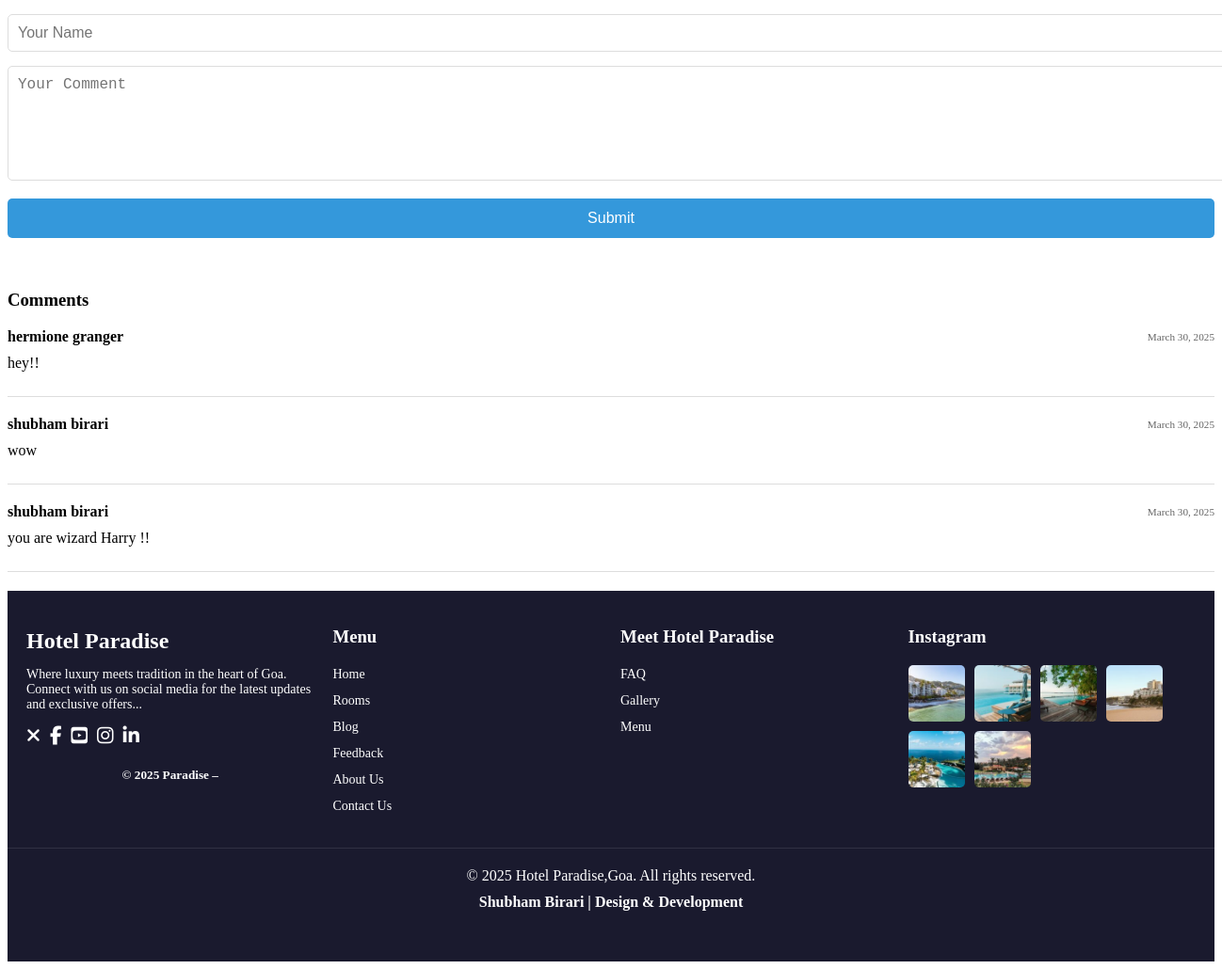
The page /blog/8/ (lower part) on the database as committed earlier.
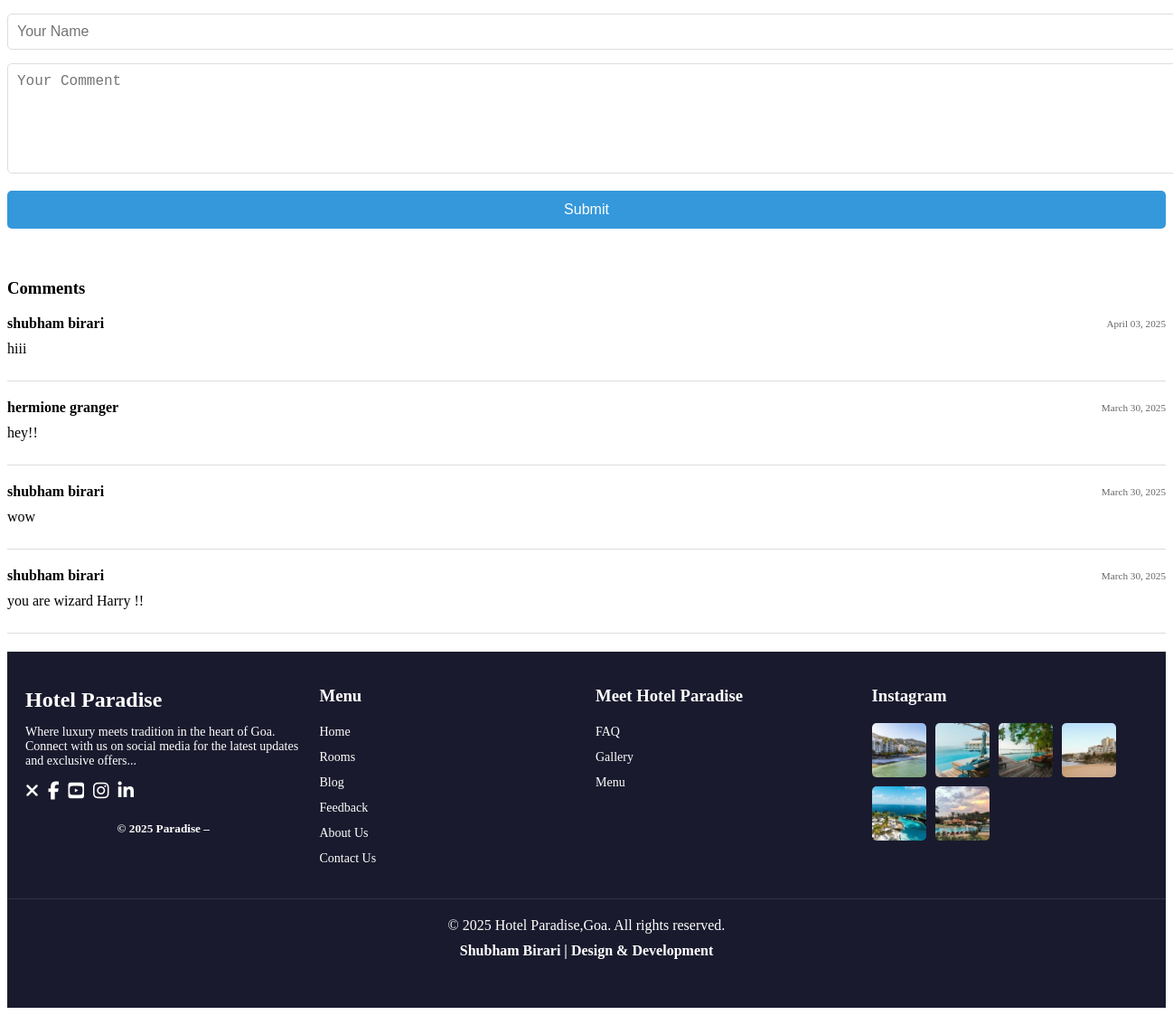
The same page on the database as committed later.
### blog/models.py (models this page shows, shortened)
class Comment(models.Model):
    blog = models.ForeignKey(Blog, related_name='comments', on_delete=models.CASCADE)
    user = models.ForeignKey(User, on_delete=models.SET_NULL, null=True, blank=True)
    name = models.CharField(max_length=100, blank=True)
    comment = models.TextField()
    created_at = models.DateTimeField(auto_now_add=True)
    class Meta:
        ordering = ['-created_at']

### blog/views.py (the view)
# urls.py: path('<int:blog_id>/', views.blog_detail, name='blog_detail'),
def blog_detail(request, blog_id):
    blog = get_object_or_404(Blog, id=blog_id)
    comments = blog.comments.all()
    if request.method == 'POST':
        form = CommentForm(request.POST, user=request.user)
        if form.is_valid():
            comment = form.save(commit=False)
            comment.blog = blog
            if request.user.is_authenticated:
                comment.user = request.user
            else:
                comment.name = form.cleaned_data['name']
            comment.save()
            return redirect('blog:blog_detail', blog_id=blog_id)
    else:
        form = CommentForm(user=request.user)
    context = {
        'blog': blog,
        'comments': comments,
        'form': form,
    }
    return render(request, 'blog/blog_detail.html', context)

### blog/forms.py
class CommentForm(forms.ModelForm):
    name = forms.CharField(required=False)
    class Meta:
        model = Comment
        fields = ['name', 'comment']
    def __init__(self, *args, **kwargs):
        self.user = kwargs.pop('user', None)
        super(CommentForm, self).__init__(*args, **kwargs)
        if self.user and self.user.is_authenticated:
            self.fields['name'].widget = forms.HiddenInput()
        else:
            self.fields['name'].required = True

### footer/context_processors.py (called while the page is built)
def footer_text(request):
    footer_obj = FooterText.objects.first()  # Get the first entry
    return {'footer_text_obj': footer_obj}

### rooms/context_processors.py (called while the page is built)
def booking_count(request):
    if request.user.is_authenticated:
        count = Reservation.objects.filter(user=request.user).count()
    else:
        count = 0
    return {'booking_count': count}

### templates/blog/blog_detail.html (shortened to what this page needs)
{% load static %}
<!DOCTYPE html>
<html lang="en">
<head>
    <link media="all" href="https://kinsley.bslthemes.com/wp-content/cache/autoptimize/1/css/autoptimize_cca0e0029d513f60003e3bc89e52cd79.css" rel="stylesheet">
    <link media="only screen and (max-width: 768px)" href="https://kinsley.bslthemes.com/wp-content/cache/autoptimize/1/css/autoptimize_41f59b21c4bbf5bf8ff4257643b4a543.css" rel="stylesheet">
    <link rel="stylesheet" id="bslthms-advanced-btns-style-css" href="https://bslthemes.com/bslthms-advanced-btns/assets/style.css" type="text/css" media="all">
    <link rel="stylesheet" id="mphb-kbwood-datepick-css-css" href="https://kinsley.bslthemes.com/wp-content/cache/autoptimize/1/css/autoptimize_single_c72a62925997a10f520b96d14652edde.css" type="text/css" media="all">
</head>
<body class="post-template-default single single-post postid-270 single-format-standard theme-kinsley woocommerce-js elementor-default elementor-kit-5762 e--ua-blink e--ua-edge e--ua-webkit" data-elementor-device-mode="desktop">
    {% include 'navbar.html' %}
    <div class="knsl-app">
        <div class="">
            <div class="knsl-p-0-100">
                <div class="container">
                    <div class="row justify-content-center">
                        <div class="col-lg-8">
                             <form method="POST">
                                 {% if not request.user.is_authenticated %}
                                     <div style="margin-bottom: 15px;">
                                         <input type="text" name="name" required id="id_name" placeholder="Your Name" style="width: 100%; padding: 10px; border: 1px solid #ddd; border-radius: 5px; font-size: 16px; outline: none;">
                                     </div>
                                 {% endif %}
                                 <div style="margin-bottom: 15px;">
                                     <textarea name="comment" required id="id_comment" placeholder="Your Comment" style="width: 100%; padding: 10px; border: 1px solid #ddd; border-radius: 5px; font-size: 16px; outline: none; resize: vertical; height: 100px;"></textarea>
                                 </div>
                                 <button type="submit" style="width: 100%; padding: 12px; background-color: #3498db; color: #fff; border: none; border-radius: 5px; font-size: 16px; cursor: pointer;">Submit</button>
                             </form>
                             <br> <br>
                             <div id="comments" class="post-comments">
                                <h3 class="knsl-mb-40">Comments</h3>
                                {% for comment in comments %}
                                    <div class="comment" style="margin-bottom: 20px; border-bottom: 1px solid #ddd; padding-bottom: 10px;">
                                        <div style="display: flex; justify-content: space-between; align-items: center;">
                                            <span style="text-align: left; font-weight: bold;">
                                                {% if comment.user %}{{ comment.user.get_full_name }}{% else %}{{ comment.name }}{% endif %}
                                            </span>
                                            <span style="text-align: right; color: #666; font-size: 0.7em;">
                                                {{ comment.created_at|date:"F d, Y" }}
                                            </span>
                                        </div>
                                        <p style="margin-top: 10px; text-align: left;">{{ comment.comment }}</p>
                                    </div>
                                {% empty %}
                                    <p>No comments yet.</p>
                                {% endfor %}
                            </div>
                        </div>
                    </div>
                </div>
            </div>
        </div>
    </div>
    {% include 'footer.html' %}
</body>
</html>

Rows that differ between the two databases and show on the page:
added Comment: user.get_full_name "shubham birari", created_at "April 03, 2025", comment "hiii"
